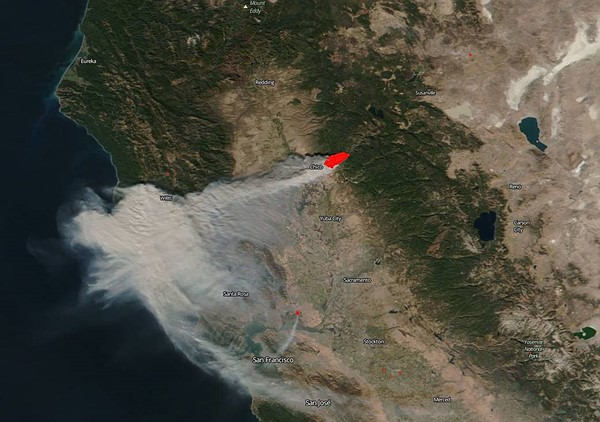
#> input picture src/smallfire.jpg, 600 x 422 px
$ python HSL_colorspace.py
#> lines starting #> are read from the running program, lines starting #| are printed output that depends on the picture; after the words box and inside, x2 and y2 are one past the last pixel; in counts of white or black regions, pixels touching at a corner belong together
### src/coordinate_detection.py
#from multiprocessing import Process
from cv2 import Mat, imread, imshow, waitKey
import numpy as np

def get_channel(image:Mat, index:int) -> np.ndarray:
    return np.array([[values[index] for values in column] for column in image])

def get_fire(coords, coordinate): #get the list of pixels contained in the fire at a certain index
    for fire in coords:
        if coordinate in fire:
            return fire

def check_line(matrix:list[list[int]], coords:list[list[tuple[int]]], y:int):
    for x in range(len(matrix[y])):
        if matrix[y][x] != 0:
            upper = matrix[y-1][x]
            left = matrix[y][x-1]
            upperleft = matrix[y-1][x-1]
            if upper == 0 and left == 0 and upperleft == 0:
                coords.append([(x,y)])
            elif upper != 0 and left != 0:
                upper_fire = get_fire(coords, (x, y-1))
                left_fire = get_fire(coords, (x-1, y))
                if left_fire == upper_fire:
                    upper_fire.append((x,y))
                else:
                    for _ in range(len(left_fire)):
                        upper_fire.append(left_fire.pop(0))
                    upper_fire.append((x,y))
                    if left_fire == []:
                        coords.pop(coords.index(left_fire))
            elif upper != 0:
                get_fire(coords, (x, y-1)).append((x,y))
            elif left != 0:
                get_fire(coords, (x-1, y)).append((x,y))
            elif upperleft != 0:
                get_fire(coords, (x-1, y-1)).append((x,y))
    return coords


def get_coords(matrix:list[list[int]]) -> tuple[int, list[str], list[tuple], list[list[tuple]]]:
    #expect the given matrix is of data type list[list[int]]
    coords:list[list[tuple[int]]] = list()
    for y in range(len(matrix)):
        coords = check_line(matrix, coords, y)

    return len(coords), [f'{len(fire)}px' for fire in coords], [coordinate[0] for coordinate in coords], coords


# [20 lines that do not run on import are left out]

### src/HSL_colorspace.py
from time import perf_counter
import cv2 as cv
import numpy as np

from coordinate_detection import get_coords


def detect_fire(Image) -> tuple[bool, cv.Mat]:
    #image = cv.imread("wildfire.jpg")
#> called with Image = 'smallfire.jpg'
    image = cv.imread(Image)
#> image is the input picture: shape (422, 600, 3); mean B, G, R 69.1, 80.1, 81.8
    hsv = cv.cvtColor(image, cv.COLOR_BGR2HLS)                  # Converting BGR color scheme to HSV
#> hsv: shape (422, 600, 3); mean of channels 0, 1, 2 44.3, 76.3, 50.3
    print(hsv.shape)
#| (422, 600, 3)

    # defining lower mask (red has lower hue values 0-10)
    lower_red = np.array([0,50,50])                         # Hue, saturation, value, in the array
    upper_red = np.array([10,255,255])


    # Threshold the HSV image to get only blue colors
    mask0 = cv.inRange(hsv, lower_red, upper_red)
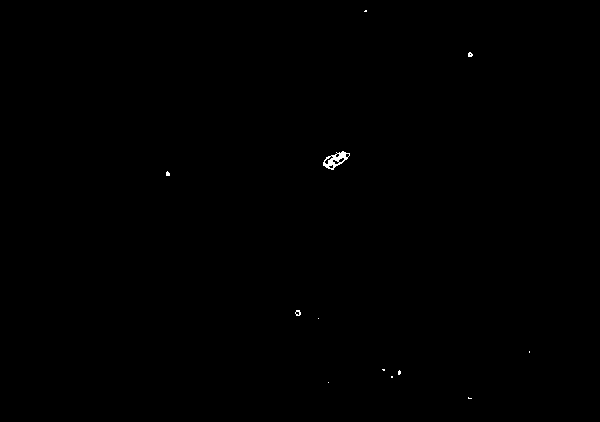
#> mask0: shape (422, 600); 0.12% white; 12 white regions (10 under 20 px), largest, box (x1, y1, x2, y2) and area: (323, 151, 350, 170) 216, (295, 310, 301, 316) 22

    #upper mask (red has hue values 170-180)
    lower_red1 = np.array([170,100,50])
    upper_red1 = np.array([180,255,255])
    mask1 = cv.inRange(hsv,lower_red1, upper_red1)
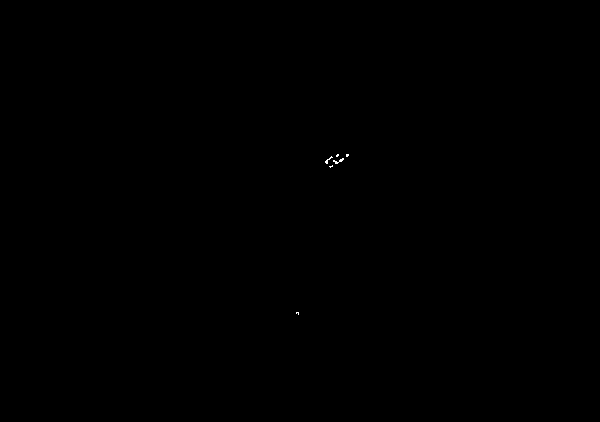
#> mask1: shape (422, 600); 0.03% white in thin lines or dots, all inside (x1, y1, x2, y2) = (296, 154, 349, 315)

    mask = mask0+mask1
#> mask: shape (422, 600); 0.15% white; 12 white regions (10 under 20 px), largest, box (x1, y1, x2, y2) and area: (323, 151, 350, 170) 282, (295, 310, 301, 316) 28

    # Bitwise-AND mask and original image
    res = cv.bitwise_and(image,image, mask= mask)
    #cv.imshow('image',image)
    #cv.imshow('mask',mask)
    #cv.imshow('res',res)

    all_pixels = res.size
#> all_pixels = 759600
    red_pixels = np.count_nonzero(res)
#> red_pixels = 1128
    percentage = round(red_pixels * 100 / all_pixels, 2)
#> percentage = 0.15


    print("Total amount of pixels in the image: " + str(all_pixels))
#| Total amount of pixels in the image: 759600
    print("Amount of red pixels in the image: " + str(red_pixels))
#| Amount of red pixels in the image: 1128
    print("Percentage of red pixels: " + str(percentage) + "%")
#| Percentage of red pixels: 0.15%


    #if there are any white pixels on mask, sum will be > 0
    red_detected = np.sum(mask1)
#> red_detected = 18360
    #yellow_detected = np.sum(mask2)
    if red_detected > 0 and percentage < 1:
        print('Potential fire detected!')
        result = True
        return True, res
    else:
        print('No fire detected..')
        return False, res


if __name__ == "__main__":
    from sys import argv
    if len(argv) > 1:
        _, res = detect_fire(argv[1])
    else:
        _, res = detect_fire("smallfire.jpg")
    #if _ is true, start compressing image

    pre = perf_counter()
    gray = cv.cvtColor(res, cv.COLOR_BGR2GRAY)
    matrix = [[gray[y][x] for x in range(len(gray[y]))] for y in range(len(gray))]
#> matrix = 422 items
    num_fires, sizes, coordinates, _ = get_coords(matrix) #use fire identification algorithm to get data
#> the loop in get_coords, `for y in range(len(matrix)):` made 422 passes
#> coords on passes 11 to 13: [[(365, 10), (366, 10)]], [[(365, 10), (366, 10), (364, 11), (365, 11), (366, 11)]], [[(365, 10), (366, 10), (364, 11), (365, 11), (366, 11)]]
#> after the loop in get_coords, `for y in range(len(matrix)):`: coords = 12 items
#> num_fires = 12; sizes = ['5px', '19px', '282px', '16px', '28px', '1px', '2px', '5px', '12px', '4px', '1px', '5px']; coordinates = [(365, 10), (469, 52), (342, 151), (167, 171), (296, 310), (318, 318), (529, 351), (382, 369), (399, 370), (391, 376), (328, 382), (468, 397)]
    post = perf_counter()

    print(f'Number of fires:        {num_fires}')
#| Number of fires:        12
    print(f'size of fires:          {sizes}')
#| size of fires:          ['5px', '19px', '282px', '16px', '28px', '1px', '2px', '5px', '12px', '4px', '1px', '5px']
    print(f'coordinate of fires:    {coordinates}')
#| coordinate of fires:    [(365, 10), (469, 52), (342, 151), (167, 171), (296, 310), (318, 318), (529, 351), (382, 369), (399, 370), (391, 376), (328, 382), (468, 397)]
    print(f'time:                   {post-pre}')

$ run again, with src/wildfire.jpg copied over src/smallfire.jpg
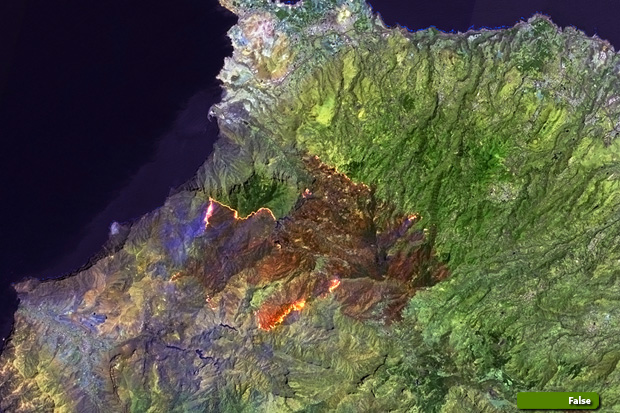
#> input picture src/wildfire.jpg, 620 x 413 px
#> in detect_fire, image is the input picture: shape (413, 620, 3); mean B, G, R 69.6, 88.6, 87.3
#> hsv: shape (413, 620, 3); mean of channels 0, 1, 2 67.8, 81.1, 83.6
#| (413, 620, 3)
#> in detect_fire, `mask0 = cv.inRange(hsv, lower_red, upper_red)`:
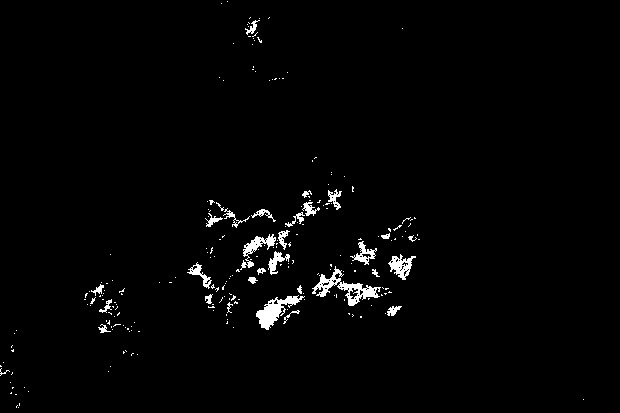
#> mask0: shape (413, 620); 1.8% white; 227 white regions (197 under 20 px), largest, box (x1, y1, x2, y2) and area: (312, 266, 381, 306) 763, (256, 295, 305, 330) 631, (240, 234, 276, 270) 370
#> mask1: shape (413, 620); 0.04% white in thin lines or dots, all inside (x1, y1, x2, y2) = (100, 12, 410, 356)
#> mask: shape (413, 620); 1.9% white; 227 white regions (197 under 20 px), largest, box (x1, y1, x2, y2) and area: (312, 266, 381, 306) 768, (256, 295, 305, 330) 631, (240, 234, 276, 270) 370
#> in detect_fire, `res = cv.bitwise_and(image,image, mask= mask)`:
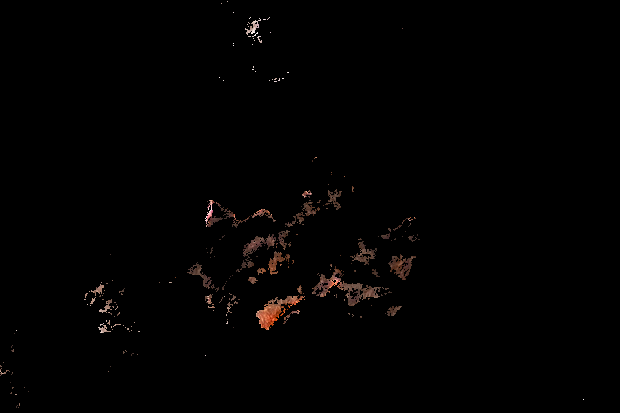
#> res: shape (413, 620, 3); mean B, G, R 1.3, 1.5, 2.3
#> red_pixels = 14383
#> percentage = 1.87
#| Total amount of pixels in the image: 768180
#| Amount of red pixels in the image: 14383
#| Percentage of red pixels: 1.87%
#> red_detected = 23715
#> matrix = 413 items
#> the loop in get_coords, `for y in range(len(matrix)):` made 413 passes
#> coords on passes 2 to 4: [[(227, 1)]], [[(227, 1)]], [[(227, 1)], [(221, 3)]]
#> after the loop in get_coords, `for y in range(len(matrix)):`: coords = 309 items
#> num_fires = 309; sizes = 309 items, first 6: '1px', '1px', '1px', '1px', '1px', '1px'; coordinates = 309 pairs, first value 0 to 583, second value 1 to 407
#| Number of fires:        309
#> (printed output is left out)
#> (printed output is left out)
